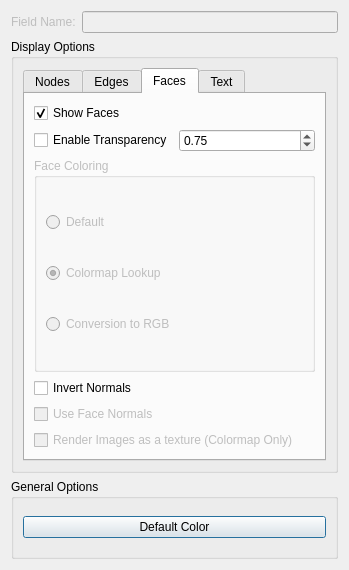
<?xml version="1.0" encoding="UTF-8"?>
<ui version="4.0">
 <class>ShowFieldDialog</class>
 <widget class="QDialog" name="ShowFieldDialog">
  <property name="geometry">
   <rect>
    <x>0</x>
    <y>0</y>
    <width>349</width>
    <height>570</height>
   </rect>
  </property>
  <property name="minimumSize">
   <size>
    <width>349</width>
    <height>570</height>
   </size>
  </property>
  <property name="windowTitle">
   <string>Dialog</string>
  </property>
  <layout class="QGridLayout" name="gridLayout_2">
   <item row="0" column="0">
    <layout class="QHBoxLayout" name="horizontalLayout">
     <item>
      <widget class="QLabel" name="label">
       <property name="enabled">
        <bool>false</bool>
       </property>
       <property name="text">
        <string>Field Name:</string>
       </property>
      </widget>
     </item>
     <item>
      <widget class="QLineEdit" name="lineEdit">
       <property name="enabled">
        <bool>false</bool>
       </property>
      </widget>
     </item>
    </layout>
   </item>
   <item row="1" column="0">
    <widget class="QGroupBox" name="groupBox">
     <property name="minimumSize">
      <size>
       <width>228</width>
       <height>359</height>
      </size>
     </property>
     <property name="title">
      <string>Display Options</string>
     </property>
     <layout class="QGridLayout" name="gridLayout">
      <item row="1" column="0">
       <layout class="QVBoxLayout" name="verticalLayout"/>
      </item>
      <item row="0" column="0">
       <widget class="QTabWidget" name="displayOptionsTabs_">
        <property name="minimumSize">
         <size>
          <width>206</width>
          <height>324</height>
         </size>
        </property>
        <property name="styleSheet">
         <string notr="true"/>
        </property>
        <property name="currentIndex">
         <number>2</number>
        </property>
        <widget class="QWidget" name="nodesTab_">
         <attribute name="title">
          <string>Nodes</string>
         </attribute>
         <layout class="QVBoxLayout" name="verticalLayout_7">
          <item>
           <widget class="QCheckBox" name="showNodesCheckBox_">
            <property name="enabled">
             <bool>true</bool>
            </property>
            <property name="mouseTracking">
             <bool>true</bool>
            </property>
            <property name="text">
             <string>Show Nodes</string>
            </property>
            <property name="checked">
             <bool>false</bool>
            </property>
           </widget>
          </item>
          <item>
           <layout class="QHBoxLayout" name="horizontalLayout_6">
            <property name="bottomMargin">
             <number>0</number>
            </property>
            <item>
             <widget class="QCheckBox" name="enableTransparencyNodesCheckBox_">
              <property name="enabled">
               <bool>true</bool>
              </property>
              <property name="text">
               <string>Enable Transparency</string>
              </property>
             </widget>
            </item>
            <item>
             <widget class="QDoubleSpinBox" name="nodeTransparencyDoubleSpinBox_"/>
            </item>
           </layout>
          </item>
          <item>
           <widget class="QGroupBox" name="groupBox_3">
            <property name="enabled">
             <bool>true</bool>
            </property>
            <property name="minimumSize">
             <size>
              <width>0</width>
              <height>90</height>
             </size>
            </property>
            <property name="title">
             <string>Node Coloring</string>
            </property>
            <layout class="QGridLayout" name="gridLayout_5">
             <item row="0" column="0">
              <widget class="QRadioButton" name="defaultNodeColoringButton_">
               <property name="text">
                <string>Default</string>
               </property>
              </widget>
             </item>
             <item row="1" column="0">
              <widget class="QRadioButton" name="colormapLookupNodeColoringButton_">
               <property name="text">
                <string>Colormap Lookup</string>
               </property>
               <property name="checked">
                <bool>true</bool>
               </property>
              </widget>
             </item>
             <item row="2" column="0">
              <widget class="QRadioButton" name="conversionRGBNodeColoringButton_">
               <property name="text">
                <string>Conversion to RGB</string>
               </property>
              </widget>
             </item>
            </layout>
           </widget>
          </item>
          <item>
           <widget class="QGroupBox" name="groupBox_4">
            <property name="enabled">
             <bool>true</bool>
            </property>
            <property name="title">
             <string>Node Display Type</string>
            </property>
            <layout class="QGridLayout" name="gridLayout_4">
             <item row="0" column="0">
              <widget class="QRadioButton" name="nodesAsPointsButton_">
               <property name="text">
                <string>Points</string>
               </property>
               <property name="checked">
                <bool>true</bool>
               </property>
              </widget>
             </item>
             <item row="1" column="0">
              <widget class="QRadioButton" name="nodesAsSpheresButton_">
               <property name="enabled">
                <bool>true</bool>
               </property>
               <property name="text">
                <string>Spheres</string>
               </property>
              </widget>
             </item>
            </layout>
           </widget>
          </item>
          <item>
           <layout class="QVBoxLayout" name="verticalLayout_5">
            <item>
             <layout class="QHBoxLayout" name="horizontalLayout_3">
              <item>
               <widget class="QLabel" name="label_4">
                <property name="enabled">
                 <bool>true</bool>
                </property>
                <property name="text">
                 <string>Sphere Scale</string>
                </property>
               </widget>
              </item>
              <item>
               <widget class="QDoubleSpinBox" name="scaleSphereDoubleSpinBox_">
                <property name="enabled">
                 <bool>true</bool>
                </property>
                <property name="singleStep">
                 <double>0.100000000000000</double>
                </property>
               </widget>
              </item>
             </layout>
            </item>
            <item>
             <layout class="QHBoxLayout" name="horizontalLayout_2">
              <item>
               <widget class="QLabel" name="label_5">
                <property name="enabled">
                 <bool>true</bool>
                </property>
                <property name="text">
                 <string>Resolution</string>
                </property>
               </widget>
              </item>
              <item>
               <widget class="QSpinBox" name="sphereResolutionSpinBox">
                <property name="enabled">
                 <bool>true</bool>
                </property>
                <property name="prefix">
                 <string/>
                </property>
                <property name="minimum">
                 <number>3</number>
                </property>
                <property name="maximum">
                 <number>20</number>
                </property>
                <property name="value">
                 <number>6</number>
                </property>
               </widget>
              </item>
             </layout>
            </item>
           </layout>
          </item>
         </layout>
        </widget>
        <widget class="QWidget" name="edgesTab_">
         <attribute name="title">
          <string>Edges</string>
         </attribute>
         <layout class="QGridLayout" name="gridLayout_6">
          <item row="0" column="0">
           <widget class="QCheckBox" name="showEdgesCheckBox_">
            <property name="text">
             <string>Show Edges</string>
            </property>
            <property name="checked">
             <bool>true</bool>
            </property>
           </widget>
          </item>
          <item row="1" column="0">
           <widget class="QCheckBox" name="enableTransparencyEdgesCheckBox_">
            <property name="text">
             <string>Enable Transparency</string>
            </property>
           </widget>
          </item>
          <item row="1" column="1">
           <widget class="QDoubleSpinBox" name="edgeTransparencyDoubleSpinBox_">
            <property name="maximum">
             <double>1.000000000000000</double>
            </property>
            <property name="singleStep">
             <double>0.010000000000000</double>
            </property>
            <property name="value">
             <double>0.650000000000000</double>
            </property>
           </widget>
          </item>
          <item row="2" column="0" colspan="2">
           <widget class="QGroupBox" name="groupBox_6">
            <property name="enabled">
             <bool>true</bool>
            </property>
            <property name="title">
             <string>Edge Coloring</string>
            </property>
            <layout class="QVBoxLayout" name="verticalLayout_4">
             <item>
              <widget class="QRadioButton" name="defaultEdgeColoringButton_">
               <property name="text">
                <string>Default</string>
               </property>
              </widget>
             </item>
             <item>
              <widget class="QRadioButton" name="colormapLookupEdgeColoringButton_">
               <property name="text">
                <string>Colormap Lookup</string>
               </property>
               <property name="checked">
                <bool>true</bool>
               </property>
              </widget>
             </item>
             <item>
              <widget class="QRadioButton" name="conversionRGBEdgeColoringButton_">
               <property name="text">
                <string>Conversion to RGB</string>
               </property>
              </widget>
             </item>
            </layout>
           </widget>
          </item>
          <item row="3" column="0" colspan="2">
           <widget class="QGroupBox" name="groupBox_7">
            <property name="enabled">
             <bool>true</bool>
            </property>
            <property name="title">
             <string>Edge Display Type</string>
            </property>
            <layout class="QVBoxLayout" name="verticalLayout_3">
             <item>
              <widget class="QRadioButton" name="edgesAsLinesButton_">
               <property name="text">
                <string>Lines</string>
               </property>
               <property name="checked">
                <bool>true</bool>
               </property>
              </widget>
             </item>
             <item>
              <widget class="QRadioButton" name="edgesAsCylindersButton_">
               <property name="enabled">
                <bool>true</bool>
               </property>
               <property name="text">
                <string>Cylinders</string>
               </property>
              </widget>
             </item>
            </layout>
           </widget>
          </item>
          <item row="4" column="0" colspan="2">
           <layout class="QHBoxLayout" name="horizontalLayout_4">
            <item>
             <widget class="QLabel" name="label_8">
              <property name="text">
               <string>Cylinder Scale</string>
              </property>
             </widget>
            </item>
            <item>
             <widget class="QDoubleSpinBox" name="cylinder_rad_spin">
              <property name="enabled">
               <bool>true</bool>
              </property>
              <property name="minimum">
               <double>0.010000000000000</double>
              </property>
              <property name="maximum">
               <double>100.000000000000000</double>
              </property>
              <property name="value">
               <double>1.000000000000000</double>
              </property>
             </widget>
            </item>
           </layout>
          </item>
          <item row="5" column="0" colspan="2">
           <layout class="QHBoxLayout" name="horizontalLayout_5">
            <item>
             <widget class="QLabel" name="label_9">
              <property name="text">
               <string>Resolution</string>
              </property>
             </widget>
            </item>
            <item>
             <widget class="QSpinBox" name="cylinder_res_spin">
              <property name="enabled">
               <bool>true</bool>
              </property>
              <property name="prefix">
               <string/>
              </property>
              <property name="minimum">
               <number>3</number>
              </property>
              <property name="maximum">
               <number>20</number>
              </property>
              <property name="value">
               <number>20</number>
              </property>
             </widget>
            </item>
           </layout>
          </item>
         </layout>
        </widget>
        <widget class="QWidget" name="facesTab_">
         <attribute name="title">
          <string>Faces</string>
         </attribute>
         <layout class="QGridLayout" name="gridLayout_7">
          <item row="0" column="0">
           <widget class="QCheckBox" name="showFacesCheckBox_">
            <property name="text">
             <string>Show Faces</string>
            </property>
            <property name="checked">
             <bool>true</bool>
            </property>
           </widget>
          </item>
          <item row="1" column="0">
           <widget class="QCheckBox" name="enableTransparencyFacesCheckBox_">
            <property name="sizePolicy">
             <sizepolicy hsizetype="Fixed" vsizetype="Fixed">
              <horstretch>0</horstretch>
              <verstretch>0</verstretch>
             </sizepolicy>
            </property>
            <property name="text">
             <string>Enable Transparency</string>
            </property>
           </widget>
          </item>
          <item row="1" column="1">
           <widget class="QDoubleSpinBox" name="transparencyDoubleSpinBox_">
            <property name="enabled">
             <bool>true</bool>
            </property>
            <property name="toolTip">
             <string>Set Transparency Alpha</string>
            </property>
            <property name="maximum">
             <double>1.000000000000000</double>
            </property>
            <property name="singleStep">
             <double>0.010000000000000</double>
            </property>
            <property name="value">
             <double>0.750000000000000</double>
            </property>
           </widget>
          </item>
          <item row="2" column="0" colspan="2">
           <widget class="QGroupBox" name="groupBox_5">
            <property name="enabled">
             <bool>false</bool>
            </property>
            <property name="sizePolicy">
             <sizepolicy hsizetype="Minimum" vsizetype="Preferred">
              <horstretch>0</horstretch>
              <verstretch>0</verstretch>
             </sizepolicy>
            </property>
            <property name="title">
             <string>Face Coloring</string>
            </property>
            <layout class="QVBoxLayout" name="verticalLayout_16">
             <item>
              <widget class="QRadioButton" name="defaultFaceColoringButton_">
               <property name="text">
                <string>Default</string>
               </property>
              </widget>
             </item>
             <item>
              <widget class="QRadioButton" name="colormapLookupFaceColoringButton_">
               <property name="text">
                <string>Colormap Lookup</string>
               </property>
               <property name="checked">
                <bool>true</bool>
               </property>
              </widget>
             </item>
             <item>
              <widget class="QRadioButton" name="conversionRGBFaceColoringButton_">
               <property name="text">
                <string>Conversion to RGB</string>
               </property>
              </widget>
             </item>
            </layout>
           </widget>
          </item>
          <item row="3" column="0">
           <widget class="QCheckBox" name="invertNormalsCheckBox">
            <property name="text">
             <string>Invert Normals</string>
            </property>
           </widget>
          </item>
          <item row="4" column="0">
           <widget class="QCheckBox" name="checkBox">
            <property name="enabled">
             <bool>false</bool>
            </property>
            <property name="text">
             <string>Use Face Normals</string>
            </property>
           </widget>
          </item>
          <item row="5" column="0" colspan="2">
           <widget class="QCheckBox" name="checkBox_2">
            <property name="enabled">
             <bool>false</bool>
            </property>
            <property name="text">
             <string>Render Images as a texture (Colormap Only)</string>
            </property>
           </widget>
          </item>
         </layout>
        </widget>
        <widget class="QWidget" name="textTab_">
         <attribute name="title">
          <string>Text</string>
         </attribute>
         <widget class="QLabel" name="label_2">
          <property name="geometry">
           <rect>
            <x>20</x>
            <y>20</y>
            <width>181</width>
            <height>31</height>
           </rect>
          </property>
          <property name="text">
           <string>(Nothing here yet)</string>
          </property>
         </widget>
        </widget>
       </widget>
      </item>
     </layout>
    </widget>
   </item>
   <item row="2" column="0">
    <widget class="QGroupBox" name="groupBox_2">
     <property name="minimumSize">
      <size>
       <width>0</width>
       <height>80</height>
      </size>
     </property>
     <property name="title">
      <string>General Options</string>
     </property>
     <layout class="QGridLayout" name="gridLayout_3">
      <item row="0" column="0">
       <widget class="QPushButton" name="defaultMeshColorButton_">
        <property name="enabled">
         <bool>true</bool>
        </property>
        <property name="text">
         <string>Default Color</string>
        </property>
       </widget>
      </item>
     </layout>
    </widget>
   </item>
  </layout>
 </widget>
 <resources/>
 <connections/>
</ui>
